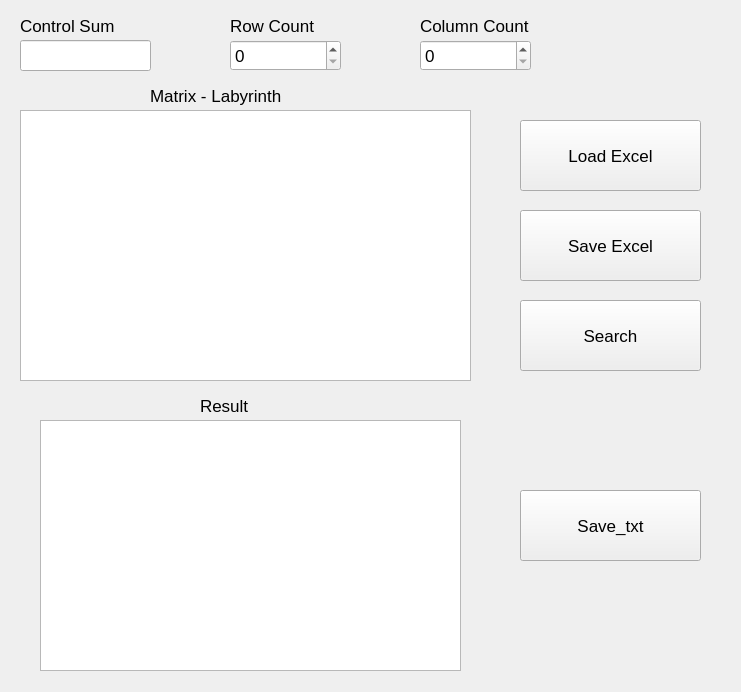
<?xml version="1.0" encoding="UTF-8"?>
<ui version="4.0">
 <class>MainWindow</class>
 <widget class="QMainWindow" name="MainWindow">
  <property name="geometry">
   <rect>
    <x>0</x>
    <y>0</y>
    <width>741</width>
    <height>692</height>
   </rect>
  </property>
  <property name="windowTitle">
   <string>Lab_7</string>
  </property>
  <widget class="QWidget" name="centralwidget">
   <widget class="QPushButton" name="Load">
    <property name="geometry">
     <rect>
      <x>520</x>
      <y>120</y>
      <width>181</width>
      <height>71</height>
     </rect>
    </property>
    <property name="font">
     <font>
      <pointsize>13</pointsize>
     </font>
    </property>
    <property name="text">
     <string>Load Excel</string>
    </property>
   </widget>
   <widget class="QPushButton" name="Save">
    <property name="geometry">
     <rect>
      <x>520</x>
      <y>210</y>
      <width>181</width>
      <height>71</height>
     </rect>
    </property>
    <property name="font">
     <font>
      <pointsize>13</pointsize>
     </font>
    </property>
    <property name="text">
     <string>Save Excel</string>
    </property>
   </widget>
   <widget class="QPushButton" name="Save_txt">
    <property name="geometry">
     <rect>
      <x>520</x>
      <y>490</y>
      <width>181</width>
      <height>71</height>
     </rect>
    </property>
    <property name="font">
     <font>
      <pointsize>13</pointsize>
     </font>
    </property>
    <property name="text">
     <string>Save_txt</string>
    </property>
   </widget>
   <widget class="QPushButton" name="Search">
    <property name="geometry">
     <rect>
      <x>520</x>
      <y>300</y>
      <width>181</width>
      <height>71</height>
     </rect>
    </property>
    <property name="font">
     <font>
      <pointsize>13</pointsize>
     </font>
    </property>
    <property name="text">
     <string>Search</string>
    </property>
   </widget>
   <widget class="QTableWidget" name="tableWidget">
    <property name="geometry">
     <rect>
      <x>20</x>
      <y>110</y>
      <width>451</width>
      <height>271</height>
     </rect>
    </property>
    <property name="font">
     <font>
      <pointsize>13</pointsize>
     </font>
    </property>
    <property name="rowCount">
     <number>0</number>
    </property>
    <attribute name="horizontalHeaderDefaultSectionSize">
     <number>67</number>
    </attribute>
    <attribute name="verticalHeaderShowSortIndicator" stdset="0">
     <bool>false</bool>
    </attribute>
   </widget>
   <widget class="QPlainTextEdit" name="plainTextEdit">
    <property name="geometry">
     <rect>
      <x>40</x>
      <y>420</y>
      <width>421</width>
      <height>251</height>
     </rect>
    </property>
    <property name="font">
     <font>
      <pointsize>13</pointsize>
     </font>
    </property>
   </widget>
   <widget class="QLineEdit" name="Control_sum">
    <property name="geometry">
     <rect>
      <x>20</x>
      <y>40</y>
      <width>131</width>
      <height>31</height>
     </rect>
    </property>
    <property name="font">
     <font>
      <pointsize>13</pointsize>
     </font>
    </property>
   </widget>
   <widget class="QLabel" name="label">
    <property name="geometry">
     <rect>
      <x>20</x>
      <y>10</y>
      <width>211</width>
      <height>31</height>
     </rect>
    </property>
    <property name="font">
     <font>
      <pointsize>13</pointsize>
     </font>
    </property>
    <property name="text">
     <string>Control Sum</string>
    </property>
   </widget>
   <widget class="QLabel" name="label_2">
    <property name="geometry">
     <rect>
      <x>150</x>
      <y>80</y>
      <width>211</width>
      <height>31</height>
     </rect>
    </property>
    <property name="font">
     <font>
      <pointsize>13</pointsize>
     </font>
    </property>
    <property name="text">
     <string>Matrix - Labyrinth</string>
    </property>
   </widget>
   <widget class="QLabel" name="label_3">
    <property name="geometry">
     <rect>
      <x>200</x>
      <y>390</y>
      <width>81</width>
      <height>31</height>
     </rect>
    </property>
    <property name="font">
     <font>
      <pointsize>13</pointsize>
     </font>
    </property>
    <property name="text">
     <string>Result</string>
    </property>
   </widget>
   <widget class="QSpinBox" name="spinBoxRow">
    <property name="geometry">
     <rect>
      <x>230</x>
      <y>40</y>
      <width>111</width>
      <height>31</height>
     </rect>
    </property>
    <property name="font">
     <font>
      <pointsize>13</pointsize>
     </font>
    </property>
   </widget>
   <widget class="QLabel" name="label_4">
    <property name="geometry">
     <rect>
      <x>230</x>
      <y>10</y>
      <width>211</width>
      <height>31</height>
     </rect>
    </property>
    <property name="font">
     <font>
      <pointsize>13</pointsize>
     </font>
    </property>
    <property name="text">
     <string>Row Count</string>
    </property>
   </widget>
   <widget class="QLabel" name="label_5">
    <property name="geometry">
     <rect>
      <x>420</x>
      <y>10</y>
      <width>211</width>
      <height>31</height>
     </rect>
    </property>
    <property name="font">
     <font>
      <pointsize>13</pointsize>
     </font>
    </property>
    <property name="text">
     <string>Column Count</string>
    </property>
   </widget>
   <widget class="QSpinBox" name="spinBoxColumn">
    <property name="geometry">
     <rect>
      <x>420</x>
      <y>40</y>
      <width>111</width>
      <height>31</height>
     </rect>
    </property>
    <property name="font">
     <font>
      <pointsize>13</pointsize>
     </font>
    </property>
   </widget>
  </widget>
 </widget>
 <resources/>
 <connections/>
</ui>
